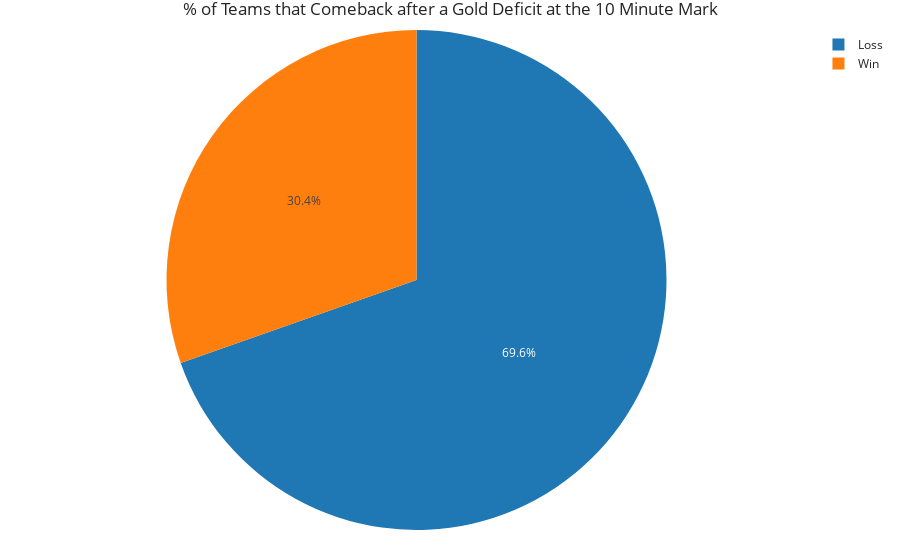
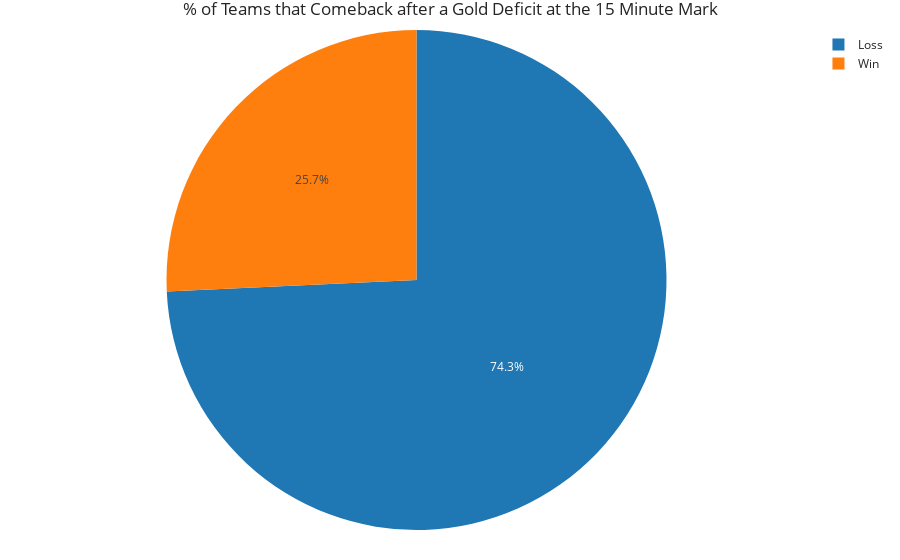
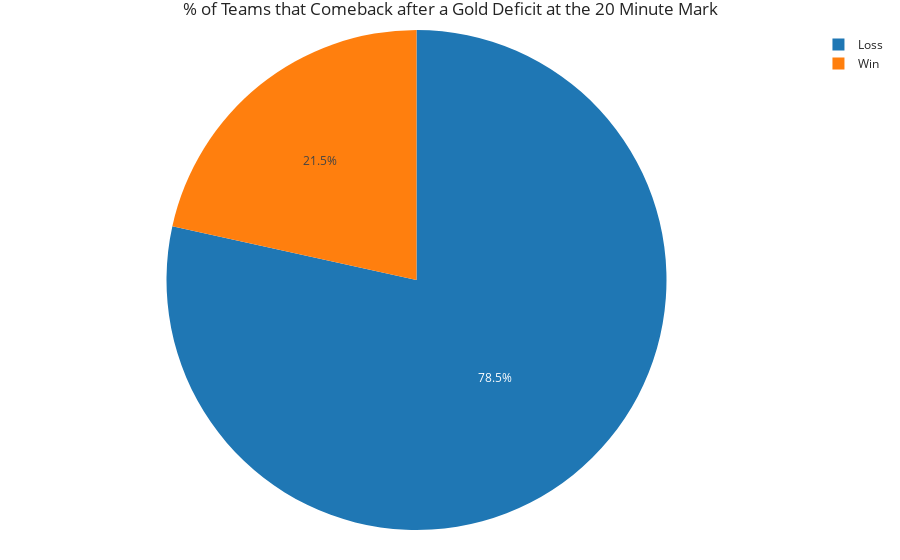
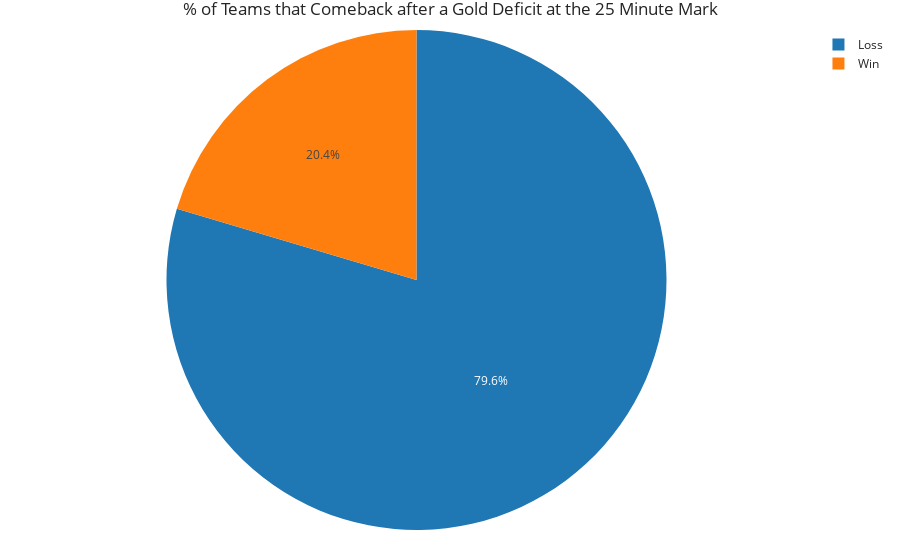

The code cell stored with these charts, in order, in its notebook:
### Code cell
df_cleaned['Result'] = df_cleaned['result'].replace({True: 'Win', False: 'Loss'})

# Pie charts showing the percentage of teams at a gold disadvantage that ended up coming back and winning/losing the game
pie10 = px.pie(df_cleaned[df_cleaned['goldadvat10'] == False], names='Result', title="% of Teams that Comeback after a Gold Deficit at the 10 Minute Mark")
pie10.show()

pie15 = px.pie(df_cleaned[df_cleaned['goldadvat15'] == False], names='Result', title="% of Teams that Comeback after a Gold Deficit at the 15 Minute Mark")
pie15.show()

pie20 = px.pie(df_cleaned[df_cleaned['goldadvat20'] == False], names='Result', title="% of Teams that Comeback after a Gold Deficit at the 20 Minute Mark")
pie20.show()

pie25 = px.pie(df_cleaned[df_cleaned['goldadvat25'] == False], names='Result', title="% of Teams that Comeback after a Gold Deficit at the 25 Minute Mark")
pie25.write_html('assets/pie25.html', include_plotlyjs='cdn')
pie25.show()

### Figure 1 — Plotly figure (JSON) as saved in the notebook; plotly's stock layout.template omitted (floating-point values rounded to 4 significant figures; data arrays with more than 128 entries replaced by an {"elided": "..."} marker saying what was removed)
{"data": [{"domain": {"x": [0, 1], "y": [0, 1]}, "hovertemplate": "Result=%{label}<extra></extra>", "labels": {"elided": "10623 str values"}, "legendgroup": "", "name": "", "showlegend": true, "type": "pie"}], "layout": {"legend": {"tracegroupgap": 0}, "title": {"text": "% of Teams that Comeback after a Gold Deficit at the 10 Minute Mark"}}}

### Figure 2 — Plotly figure (JSON) as saved in the notebook; plotly's stock layout.template omitted (floating-point values rounded to 4 significant figures; data arrays with more than 128 entries replaced by an {"elided": "..."} marker saying what was removed)
{"data": [{"domain": {"x": [0, 1], "y": [0, 1]}, "hovertemplate": "Result=%{label}<extra></extra>", "labels": {"elided": "10622 str values"}, "legendgroup": "", "name": "", "showlegend": true, "type": "pie"}], "layout": {"legend": {"tracegroupgap": 0}, "title": {"text": "% of Teams that Comeback after a Gold Deficit at the 15 Minute Mark"}}}

### Figure 3 — Plotly figure (JSON) as saved in the notebook; plotly's stock layout.template omitted (floating-point values rounded to 4 significant figures; data arrays with more than 128 entries replaced by an {"elided": "..."} marker saying what was removed)
{"data": [{"domain": {"x": [0, 1], "y": [0, 1]}, "hovertemplate": "Result=%{label}<extra></extra>", "labels": {"elided": "10661 str values"}, "legendgroup": "", "name": "", "showlegend": true, "type": "pie"}], "layout": {"legend": {"tracegroupgap": 0}, "title": {"text": "% of Teams that Comeback after a Gold Deficit at the 20 Minute Mark"}}}

### Figure 4 — Plotly figure (JSON) as saved in the notebook; plotly's stock layout.template omitted (floating-point values rounded to 4 significant figures; data arrays with more than 128 entries replaced by an {"elided": "..."} marker saying what was removed)
{"data": [{"domain": {"x": [0, 1], "y": [0, 1]}, "hovertemplate": "Result=%{label}<extra></extra>", "labels": {"elided": "11290 str values"}, "legendgroup": "", "name": "", "showlegend": true, "type": "pie"}], "layout": {"legend": {"tracegroupgap": 0}, "title": {"text": "% of Teams that Comeback after a Gold Deficit at the 25 Minute Mark"}}}
